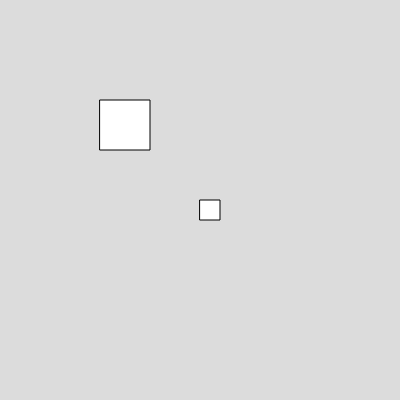
Frame 1 (no input)
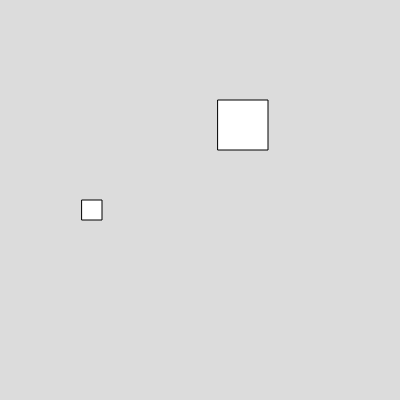
Frame 60 (no input)
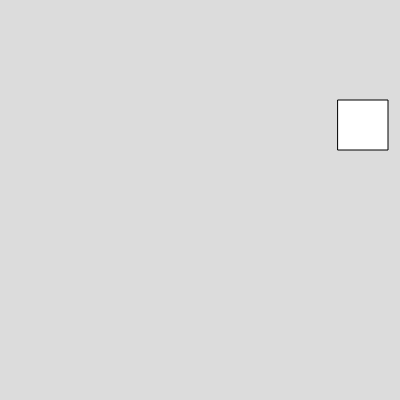
Frame 120 (the mouse pressed at the canvas centre since frame 60)

The p5.js sketch that drew these frames (run headless with seeded random() and noise() and a simulated clock; from frame 60 on, the mouse is pressed at the canvas centre):

// p5.js sketch
// ── sketch.js
var box1;
var box2

function setup() 
{
  createCanvas(400, 400);
box1 = new Box(100, 100, 50, 50)
box2 = new Box(200, 200, 20, 20)


}

function draw() 
{
  background(220);
box1.show()
box2.show()
box1.speed(2)
box2.speed(-2)

}


// ── box.js
class Box
  {
  constructor(x, y, w, h){
this.x = x;
this.y = y;
this.w = w;
this.h = h;

  }

show(){
rect(this.x, this.y, this.w, this.h)
}

speed(v){
this.x = this.x + v

}

  }

  
